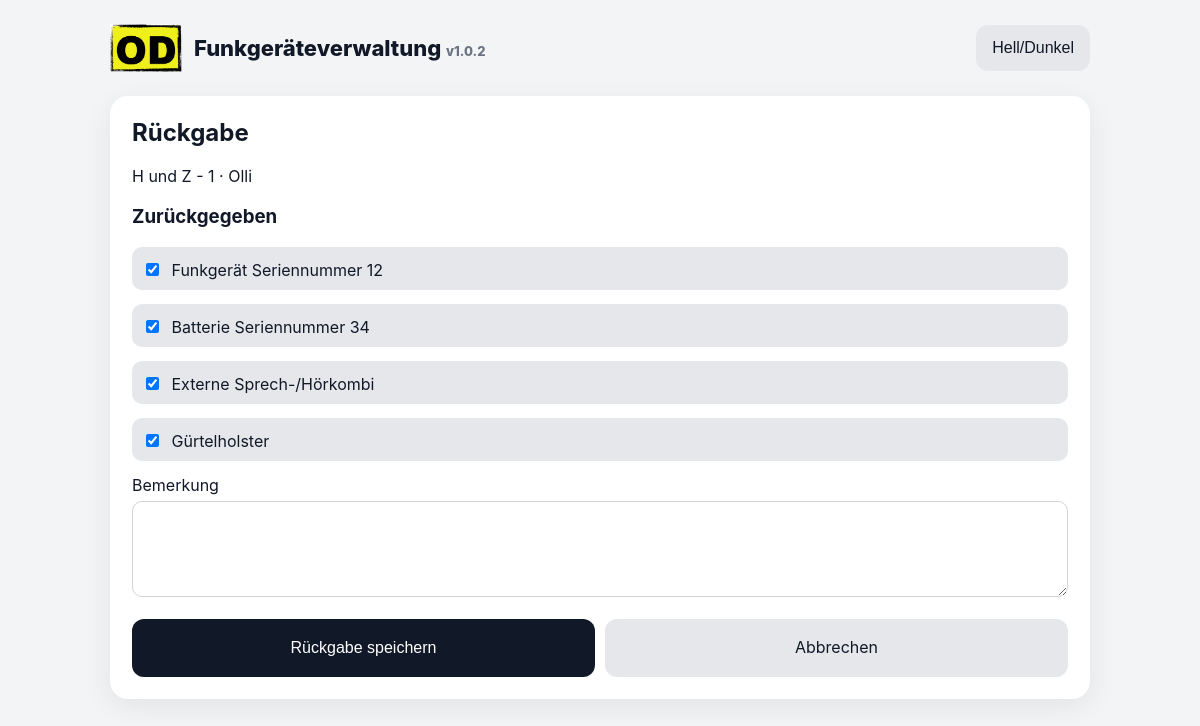
Screenshot of /loans/1/return with the database file from the repository.
### tables this page shows
CREATE TABLE projects (
            id INTEGER PRIMARY KEY AUTOINCREMENT,
            name TEXT NOT NULL,
            created_at TEXT NOT NULL,
            pdf_logo_filename TEXT
        );

CREATE TABLE loans (
            id INTEGER PRIMARY KEY AUTOINCREMENT,
            project_id INTEGER NOT NULL,
            name TEXT NOT NULL,
            date TEXT NOT NULL,
            radio_no TEXT NOT NULL,
            battery_no TEXT NOT NULL,
            accessories_json TEXT NOT NULL,
            custom_accessory TEXT,
            signature_data TEXT,
            return_json TEXT,
            return_note TEXT,
            status TEXT NOT NULL DEFAULT 'open',
            created_at TEXT NOT NULL,
            updated_at TEXT NOT NULL, sequence_no INTEGER, extra_accessories_json TEXT DEFAULT '[]', closed_at TEXT, return_history_json TEXT DEFAULT '[]',
            FOREIGN KEY(project_id) REFERENCES projects(id)
        );

### app.py (the view)
@app.get("/loans/{loan_id}/return", response_class=HTMLResponse)
def return_form(request: Request, loan_id: int):
    loan = get_loan(loan_id)
    proj = get_project(loan["project_id"])
    returned = json.loads(loan["return_json"] or "[]")
    return templates.TemplateResponse("return.html", {"request": request, "project": proj, "loan": loan, "items": loan_items(loan), "returned": returned})

### templates/return.html
{% extends "base.html" %}{% block content %}<section class="card"><h1>Rückgabe</h1><p>{{project.name}} - {{loan.sequence_no}} · {{loan.name}}</p><form method="post" action="/loans/{{loan.id}}/return"><h3>Zurückgegeben</h3>{% for item in items %}<label class="check"><input type="checkbox" name="returned_items" value="{{item}}" {% if item in returned %}checked{% endif %}> {{item}}</label>{% endfor %}<label>Bemerkung<textarea name="return_note" rows="4">{{loan.return_note or ''}}</textarea></label><div class="actions"><button>Rückgabe speichern</button><a class="btn secondary" href="/loans/{{loan.id}}">Abbrechen</a></div></form></section>{% endblock %}

### static/style.css (style rules this page uses)
:root { font-family:-apple-system,BlinkMacSystemFont,"Segoe UI",sans-serif;--bg:#f3f4f6;--fg:#111827;--muted:#6b7280;--card:#fff;--soft:#e5e7eb;--input:#fff;--border:#d1d5db;--shadow:rgba(0,0,0,.07);--danger:#b00020;--open:#e5e7eb;--partial:#fecaca;--closed:#d1fae5 }
body { margin:0;background:var(--bg);color:var(--fg) }
.card { background:var(--card);border-radius:18px;padding:22px;margin-bottom:22px;box-shadow:0 8px 30px var(--shadow) }
h1 { margin-top:0 }
input,textarea { width:100%;box-sizing:border-box;border:1px solid var(--border);border-radius:10px;padding:11px;margin-top:6px;font-size:16px;background:var(--input);color:var(--fg) }
label { display:block;margin:14px 0 }
.check { background:var(--soft);padding:10px;border-radius:10px }
.check input { width:auto;margin-right:8px }
button,.btn,.inline-upload label.btn { display:inline-flex;align-items:center;justify-content:center;border:0;background:#111827;color:white;text-decoration:none;border-radius:12px;padding:12px 16px;font-size:16px;cursor:pointer;min-height:46px;box-sizing:border-box }
.secondary,.btn.secondary { background:var(--soft);color:var(--fg) }
.actions { display:flex;gap:10px;flex-wrap:wrap;margin-top:18px;align-items:stretch }
.actions>* { min-height:46px }
.actions { align-items:stretch; }
.actions > .btn, .actions > button, .actions > .inline-upload { flex:1 1 190px; }
.actions > .btn, .actions > button, .inline-upload label.btn { width:100%; min-height:58px; height:58px; padding:0 18px; margin:0; display:inline-flex; align-items:center; justify-content:center; line-height:1.2; white-space:nowrap; }
.actions .btn.secondary, .actions button.secondary, .actions .inline-upload label.btn.secondary { background:var(--soft)!important;color:var(--fg)!important; }

### rows the page displays
projects: name "H und Z"
loans: sequence_no "1", name "Olli"

### other values shown
{{ item }} "Funkgerät Seriennummer 12" "Batterie Seriennummer 34" "Externe Sprech-/Hörkombi" "Gürtelholster"
